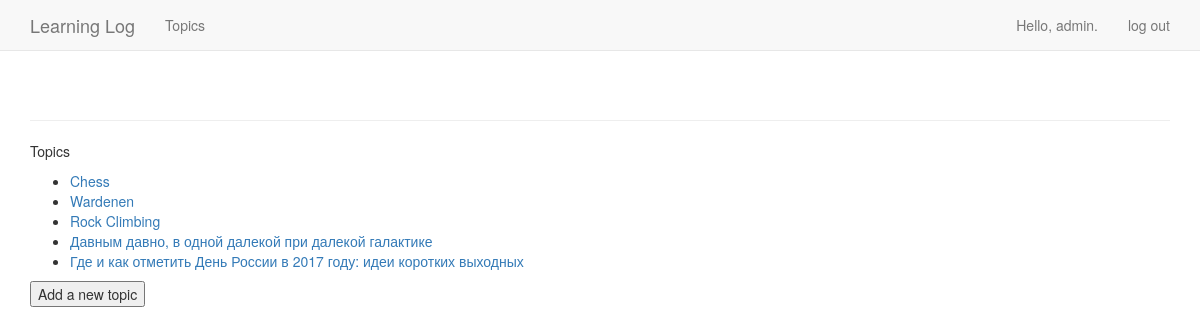
The app's page /topics/ (signed in) with its own data.
### learning_logs/models.py (models this page shows)
class Topic(models.Model):
    text = models.CharField(max_length=200)
    date_added = models.DateTimeField(auto_now_add=True)
    owner = models.ForeignKey(User)
    def __str__(self):
        return self.text

### learning_logs/views.py (the view)
# urls.py: url(r'^topics/$', views.topics, name='topics'),
def topics(request):
    topics = Topic.objects.filter(owner=request.user).order_by('date_added')
    context = {'topics': topics}
    return render(request, 'learning_logs/topics.html', context)

### learning_logs/templates/learning_logs/topics.html
{% extends 'learning_logs/base.html' %}
{% block content %}
<p>Topics</p>
    <ul>
        {% for topic in topics %}
            <li>
                <a href="{% url 'learning_logs:topic' topic.id %}">{{ topic }}</a>
            </li>
        {% empty %}
            <li>No topics have been added yet.</li>
        {% endfor %}
    </ul>
    <form action="{% url 'learning_logs:new_topic' %}" method="get">
        <button name="submit">Add a new topic</button>
    </form>
{% endblock content %}

### learning_logs/templates/learning_logs/base.html (shortened to what this page needs)
{% load bootstrap3 %}
<!DOCTYPE html>
<html>
  <head>
    {% bootstrap_css %}
  </head>
    <body>
      <nav class="navbar navbar-default navbar-static-top">
        <div class="container">
          <div class="navbar-header">
            <a class="navbar-brand" href="{% url 'learning_logs:index' %}">Learning Log</a>
          </div>
          <div id="navbar" class="navbar-collapse collapse">
            <ul class="nav navbar-nav">
              <li><a href="{% url 'learning_logs:topics' %}">Topics</a></li>
            </ul>
            <ul class="nav navbar-nav navbar-right">
              {% if user.is_authenticated %}
                <li><a>Hello, {{ user.username }}.</a></li>
                <li><a href="{% url 'users:logout' %}">log out</a></li>
              {% else %}
                <li><a href="{% url 'users:register' %}">register</a></li>
                <li><a href="{% url 'users:login' %}">log in</a></li>
              {% endif %}
            </ul>
          </div>
        </div>
      </nav>
          <div class="container">
            <div class="page-header">
            </div>
            <div>
              {% block content %}{% endblock content %}
            </div>
          </div>
    </body>
</html>

### records on screen
Topic: text "Chess"
Topic: text "Wardenen"
Topic: text "Rock Climbing"
Topic: text "Давным давно, в одной далекой при далекой галактике"
Topic: text "Где и как отметить День России в 2017 году: идеи коротких выходных"

### other values on screen
{{ user.username }} "admin"
